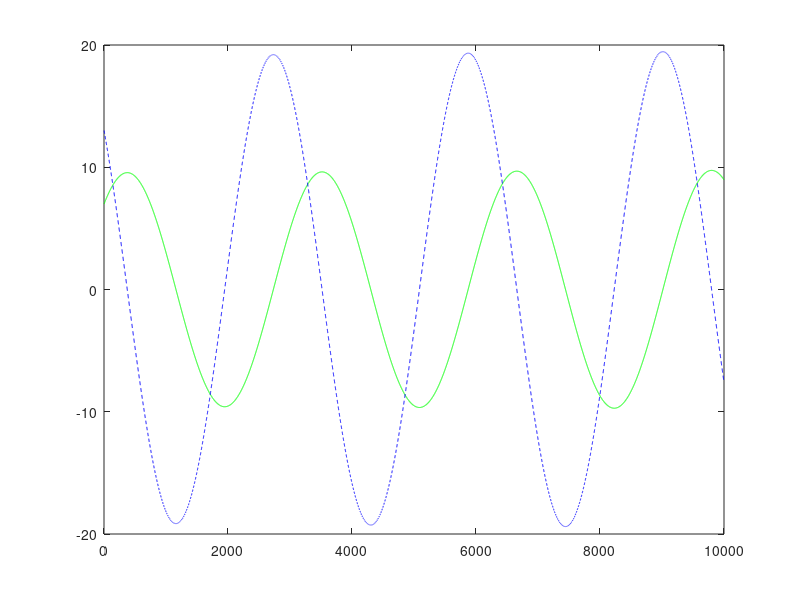

The MATLAB source for this figure:
clear all
clc
tic
dim =10000;

t=1:dim;

x = 7;
y =13;

dx = 0.;
dy =0.;

dt = 1e-3;

loop = 1;

while loop < dim

dx(loop) = dt*y(loop);    
dy(loop) = dt*(1/2*(11*exp(-t(loop)^3)-3*x(loop) - 5*x(loop)));


x(loop+1) =  x(loop)+ dx(loop);
y(loop+1) = y(loop)+ dy(loop);
loop = loop+1;

end

figure(1)
plot(x,'g')
hold on 
plot(y,'--b')

toc

